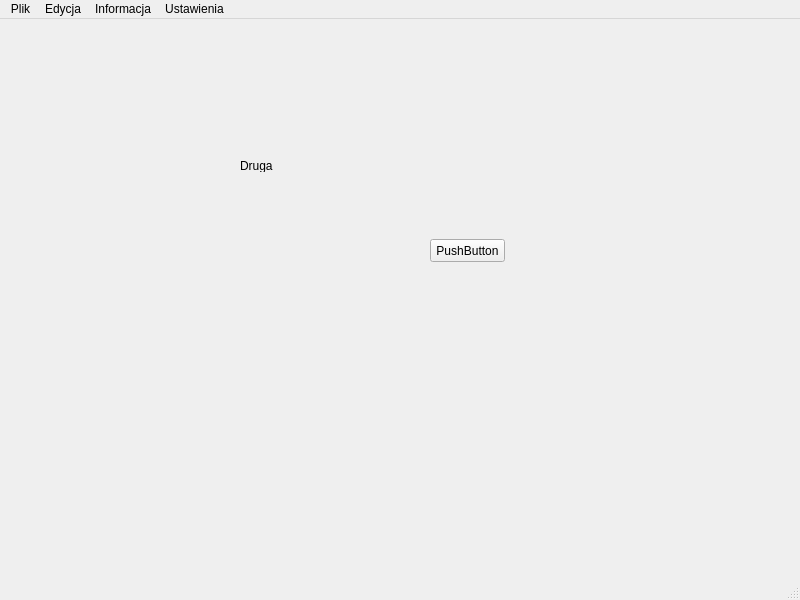
<?xml version="1.0" encoding="UTF-8"?>
<ui version="4.0">
 <class>Druga</class>
 <widget class="QMainWindow" name="Druga">
  <property name="windowModality">
   <enum>Qt::WindowModal</enum>
  </property>
  <property name="geometry">
   <rect>
    <x>0</x>
    <y>0</y>
    <width>800</width>
    <height>600</height>
   </rect>
  </property>
  <property name="windowTitle">
   <string>MainWindow</string>
  </property>
  <widget class="QWidget" name="centralwidget">
   <widget class="QLabel" name="label">
    <property name="geometry">
     <rect>
      <x>240</x>
      <y>140</y>
      <width>47</width>
      <height>13</height>
     </rect>
    </property>
    <property name="text">
     <string>Druga</string>
    </property>
   </widget>
   <widget class="QPushButton" name="pushButton">
    <property name="geometry">
     <rect>
      <x>430</x>
      <y>220</y>
      <width>75</width>
      <height>23</height>
     </rect>
    </property>
    <property name="text">
     <string>PushButton</string>
    </property>
   </widget>
  </widget>
  <widget class="QMenuBar" name="menubar">
   <property name="geometry">
    <rect>
     <x>0</x>
     <y>0</y>
     <width>800</width>
     <height>21</height>
    </rect>
   </property>
   <widget class="QMenu" name="menuPlik">
    <property name="title">
     <string>Plik</string>
    </property>
   </widget>
   <widget class="QMenu" name="menuEdycja">
    <property name="title">
     <string>Edycja</string>
    </property>
   </widget>
   <widget class="QMenu" name="menuInformacja">
    <property name="title">
     <string>Informacja</string>
    </property>
   </widget>
   <widget class="QMenu" name="menuUstawienia">
    <property name="title">
     <string>Ustawienia</string>
    </property>
    <addaction name="actionOpcje"/>
   </widget>
   <addaction name="menuPlik"/>
   <addaction name="menuEdycja"/>
   <addaction name="menuInformacja"/>
   <addaction name="menuUstawienia"/>
  </widget>
  <widget class="QStatusBar" name="statusbar"/>
  <action name="actionOpcje">
   <property name="text">
    <string>Opcje</string>
   </property>
  </action>
 </widget>
 <resources/>
 <connections/>
</ui>
